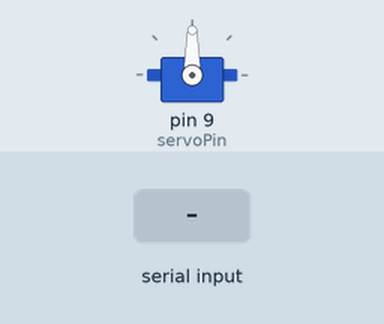
This sketch was run on a simulated Arduino Uno, built with avr-gcc and run on an emulated ATmega328P. Parts: servo. The inputs (shaded band) are chosen by the test bench.

Above: at 1.2 s.
1.3 s: "l" received over Serial
At 1.9 s:
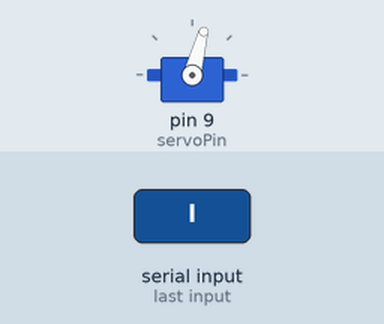
2.8 s: "r" received over Serial
At 3.1 s:
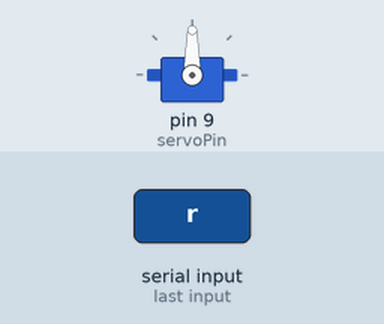
4.3 s: "r" received over Serial
At 5.4 s:
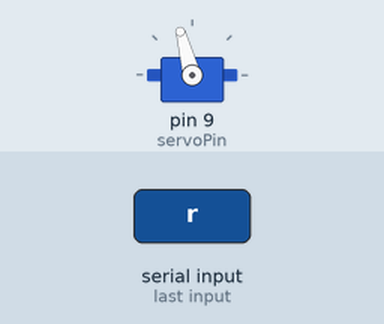
Timing chart, 0 to 7.3 s (numbered marks = the images above; inputs shaded):
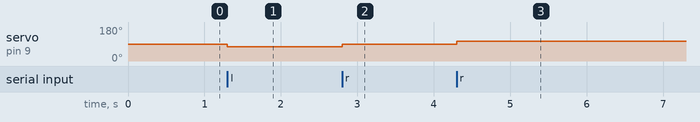

The sketch:

ArduinoUSBservo_02.ino
```cpp
#include <Servo.h>

Servo myServo;
const int servoPin = 9;

int pos = 90;    // Initial position

void setup() {
  myServo.attach(servoPin);
  myServo.write(pos);
  Serial.begin(9600);
}

void loop() {
  if (Serial.available()) {
    char command = Serial.read();

    if (command == 'l') {
      pos -= 15;
    } else if (command == 'r') {
      pos += 15;
    }

    // Limit to the 0-180 range
    pos = constrain(pos, 0, 180);
    myServo.write(pos);
  }
}
```

Measured:
- after the input at 1.3 s, servo on pin 9 (servoPin): 90° → 75° at once
- after the input at 2.8 s, servo on pin 9 (servoPin): 75° → 90° at once
- after the input at 4.3 s, servo on pin 9 (servoPin): 90° → 105° at once
